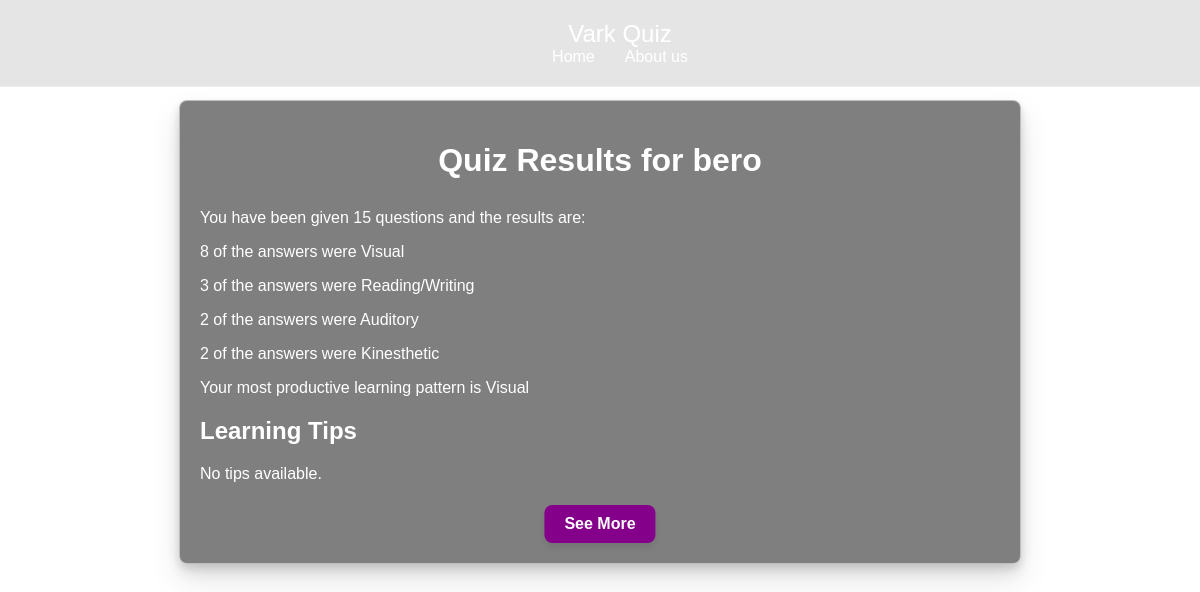
/quiz/results/ (signed in), run on an earlier commit of the app's database.
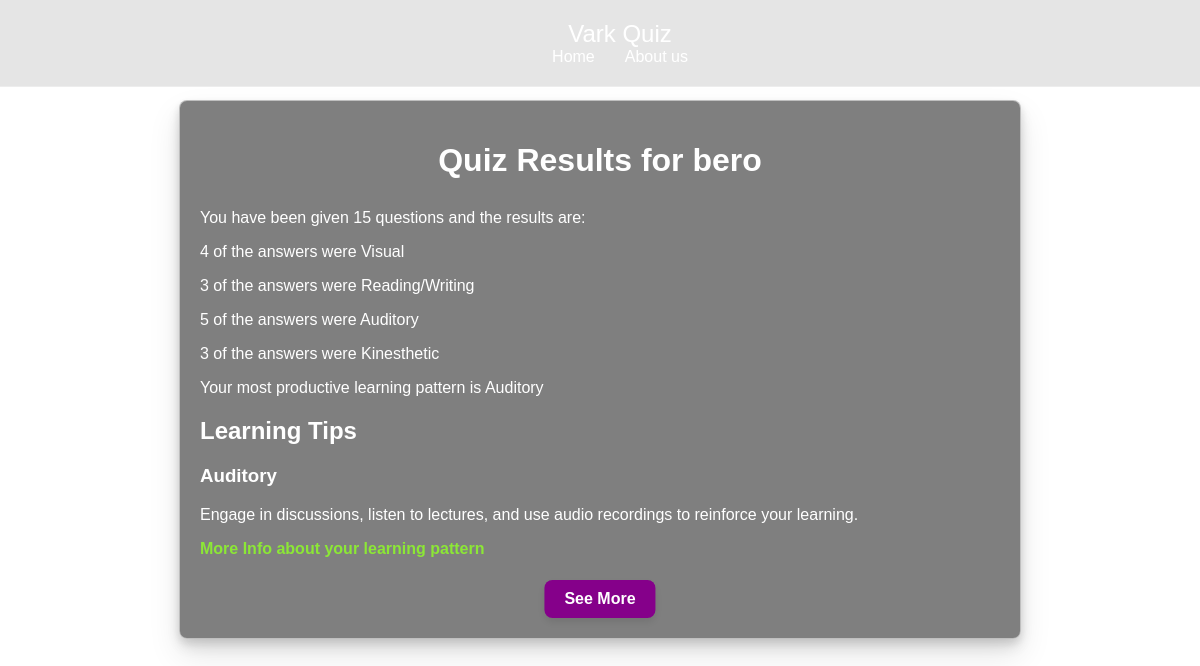
And on a later commit of the database.
### accounts/models.py (models this page shows, shortened)
class User(AbstractBaseUser, PermissionsMixin):
    email = models.EmailField(unique=True)
    username = models.CharField(max_length=150, unique=True)
    password = models.CharField(max_length=128)
    is_staff = models.BooleanField(default=False)
    is_superuser = models.BooleanField(default=False)
    is_active = models.BooleanField(default=True)
    USERNAME_FIELD = 'email'
    REQUIRED_FIELDS = ['username']
    objects = UserManager()

### tips/models.py (models this page shows, shortened)
class Tip(models.Model):
    learning_pattern = models.ForeignKey(LearningPattern, on_delete=models.CASCADE)
    advice = models.TextField()
    link = models.URLField()

class LearningPattern(models.Model):
    PATTERN_CHOICES = [
        ('V', 'Visual'),
        ('A', 'Auditory'),
        ('R', 'Reading/Writing'),
        ('K', 'Kinesthetic'),
    ]
    pattern = models.CharField(max_length=1, choices=PATTERN_CHOICES, unique=True)

### quiz/views.py (the view)
# urls.py: path('results/', views.quiz_result, name='results'),
@login_required
def quiz_result(request):
    if request.method == 'POST':
        data = json.loads(request.body)
        learning_patterns = data['learningPatterns']
        current_quiz_results = data['currentQuizResults']
        learning_patterns = {k: int(v) if v is not None else 0 for k, v in learning_patterns.items()}
        results_data = {
            'total_questions': sum(learning_patterns.values()),
            'visual': learning_patterns.get('V', 0),
            'auditory': learning_patterns.get('A', 0),
            'reading_writing': learning_patterns.get('R', 0),
            'kinesthetic': learning_patterns.get('K', 0),
            'current_quiz_results': current_quiz_results
        }
        AggregatedQuizResult.objects.create(
            user=request.user,
            total_questions=results_data['total_questions'],
            visual=results_data['visual'],
            auditory=results_data['auditory'],
            reading_writing=results_data['reading_writing'],
            kinesthetic=results_data['kinesthetic'],
            current_quiz_results=results_data['current_quiz_results']
        )
        dominant_pattern = max(learning_patterns, key=learning_patterns.get)
        tip = Tip.objects.filter(learning_pattern__pattern=dominant_pattern).first()
        return render(request, 'quiz/result.html', {'results': results_data, 'tip': tip})
    elif request.method == 'GET':
        latest_results = AggregatedQuizResult.objects.filter(user=request.user).order_by('-id').first()
        if latest_results:
            results_data = {
                'total_questions': latest_results.total_questions,
                'visual': latest_results.visual,
                'auditory': latest_results.auditory,
                'reading_writing': latest_results.reading_writing,
                'kinesthetic': latest_results.kinesthetic,
                'current_quiz_results': latest_results.current_quiz_results
            }
            learning_patterns = {
                'V': latest_results.visual,
                'A': latest_results.auditory,
                'R': latest_results.reading_writing,
                'K': latest_results.kinesthetic
            }
            dominant_pattern = max(learning_patterns, key=learning_patterns.get)
            tip = Tip.objects.filter(learning_pattern__pattern=dominant_pattern).first()
            return render(request, 'quiz/result.html', {'results': results_data, 'tip': tip})
        else:
            return render(request, 'quiz/result.html', {'error': 'No results available'}, status=400)
    else:
        return render(request, 'quiz/result.html', {'error': 'Invalid request method.', 'user': request.user})

### quiz/templates/quiz/result.html (shortened to what this page needs)
<!DOCTYPE html>
<html lang="en">
<head>
    {% load static %}
    <link rel="stylesheet" href="{% static 'css/styleresult.css' %}">
</head>
<body>
    <main class="main">
        <header class="header">
            <a href="{% url 'home' %}" class="logo">Vark Quiz</a>
            <nav class="navbar">
                <a href="{% url 'home' %}">Home</a>
                <a href="{% url 'about' %}">About us</a>
            </nav>
        </header>
        <div class="container">
            <h1>Quiz Results for {{user.username}}</h1>
            <div id="results-summary">
                {% if results.total_questions %}
                    <p>You have been given {{ results.total_questions }} questions and the results are:</p>
                    <p>{{ results.visual }} of the answers were Visual</p>
                    <p>{{ results.reading_writing }} of the answers were Reading/Writing</p>
                    <p>{{ results.auditory }} of the answers were Auditory</p>
                    <p>{{ results.kinesthetic }} of the answers were Kinesthetic</p>
                    <p>Your most productive learning pattern is
                        {% if results.visual >= results.reading_writing and results.visual >= results.auditory and results.visual >= results.kinesthetic %}
                            Visual
                        {% elif results.reading_writing >= results.visual and results.reading_writing >= results.auditory and results.reading_writing >= results.kinesthetic %}
                            Reading/Writing
                        {% elif results.auditory >= results.visual and results.auditory >= results.reading_writing and results.auditory >= results.kinesthetic %}
                            Auditory
                        {% else %}
                            Kinesthetic
                        {% endif %}
                    </p>
                {% else %}
                    <p>No results available.</p>
                {% endif %}
            </div>
            <div class="tips-container">
                <h2>Learning Tips</h2>
                {% if tip %}
                    <div class="tip">
                        <h3>{{ tip.learning_pattern.get_pattern_display }}</h3>
                        <p>{{ tip.advice }}</p>
                        <a href="{{ tip.link }}" target="_blank">More Info about your learning pattern</a>
                    </div>
                {% else %}
                    <p>No tips available.</p>
                {% endif %}
            </div>
            <button id="see-more-btn">See More</button>
        </div>
    </main>
</body>
</html>

### quiz/static/css/styleresult.css (style rules this page uses)
body { font-family: 'Poppins', sans-serif; background: url('../img/digital-art-isolated-house.jpg') no-repeat fixed center; background-size: cover; color: #333; margin: 0; padding: 0; }
.header { background-color: rgba(0, 0, 0, 0.1); border-bottom: 1px solid rgba(255, 255, 255, 0.3); backdrop-filter: blur(10px); -webkit-backdrop-filter: blur(10px); color: #fff; padding: 20px; text-align: center; position: fixed; width: 100%; top: 0; z-index: 1000; }
.header .logo { font-size: 24px; color: white; text-decoration: none; }
.navbar { display: flex; justify-content: center; align-items: center; }
.navbar a { color: white; text-decoration: none; margin: 0 15px; transition: color 0.3s ease; }
.container { position: relative; max-width: 800px; margin: 100px auto 50px; padding: 20px; padding-bottom: 60px; background: rgba(0, 0, 0, 0.5); border: 1px solid rgba(255, 255, 255, 0.5); border-radius: 8px; backdrop-filter: blur(10px); -webkit-backdrop-filter: blur(10px); box-shadow: 0 4px 8px rgba(0, 0, 0, 0.1), 0 8px 16px rgba(0, 0, 0, 0.1), 0 16px 32px rgba(0, 0, 0, 0.1); color: #fff; }
h1 { text-align: center; margin-bottom: 30px; }
#see-more-btn { background-color: #85008a; color: #fff; border: none; border-radius: 8px; padding: 10px 20px; font-size: 16px; font-weight: 600; cursor: pointer; transition: background-color 0.3s ease, transform 0.3s ease; box-shadow: 0 4px 8px rgba(0, 0, 0, 0.1); position: absolute; bottom: 20px; left: 50%; transform: translateX(-50%); }
.tip a { color: rgb(140, 231, 54); text-decoration: none; font-weight: bold; transition: color 0.3s ease; }
.tips-container { margin-bottom: 20px; }

What changed in the data, as far as the page shows it:
added Tip: learning_pattern.pattern "Auditory", advice "Engage in discussions, listen to lectures, and use audio recordings to reinforce your learning."
Also different on the page:
{{ results.visual }}: "8" → "4"
{{ results.auditory }}: "2" → "5"
{{ results.kinesthetic }}: "2" → "3"
text no longer shown: "Visual No tips available."
text now shown: "Auditory More Info about your learning pattern"
